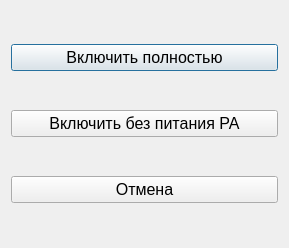
<?xml version="1.0" encoding="UTF-8"?>
<ui version="4.0">
 <class>SPRSeparatorOnModeDialog</class>
 <widget class="QDialog" name="SPRSeparatorOnModeDialog">
  <property name="geometry">
   <rect>
    <x>0</x>
    <y>0</y>
    <width>289</width>
    <height>248</height>
   </rect>
  </property>
  <property name="font">
   <font>
    <pointsize>12</pointsize>
   </font>
  </property>
  <property name="windowTitle">
   <string>Выбор режима включения</string>
  </property>
  <property name="sizeGripEnabled">
   <bool>false</bool>
  </property>
  <property name="modal">
   <bool>true</bool>
  </property>
  <layout class="QVBoxLayout" name="verticalLayout">
   <item>
    <widget class="QPushButton" name="bOnFull">
     <property name="text">
      <string>Включить полностью</string>
     </property>
     <property name="icon">
      <iconset resource="icons.qrc">
       <normaloff>:/icons/icons/b_WithOut_RA.png</normaloff>:/icons/icons/b_WithOut_RA.png</iconset>
     </property>
     <property name="iconSize">
      <size>
       <width>64</width>
       <height>64</height>
      </size>
     </property>
    </widget>
   </item>
   <item>
    <widget class="QPushButton" name="bOnLigth">
     <property name="text">
      <string>Включить без питания РА</string>
     </property>
     <property name="icon">
      <iconset resource="icons.qrc">
       <normaloff>:/icons/icons/b_With_RA.png</normaloff>:/icons/icons/b_With_RA.png</iconset>
     </property>
     <property name="iconSize">
      <size>
       <width>64</width>
       <height>64</height>
      </size>
     </property>
    </widget>
   </item>
   <item>
    <widget class="QPushButton" name="bCancel">
     <property name="text">
      <string>Отмена</string>
     </property>
     <property name="icon">
      <iconset resource="icons.qrc">
       <normaloff>:/icons/icons/b_Cancel_On_Separator.png</normaloff>:/icons/icons/b_Cancel_On_Separator.png</iconset>
     </property>
     <property name="iconSize">
      <size>
       <width>64</width>
       <height>64</height>
      </size>
     </property>
    </widget>
   </item>
  </layout>
 </widget>
 <resources>
  <include location="icons.qrc"/>
 </resources>
 <connections/>
</ui>
